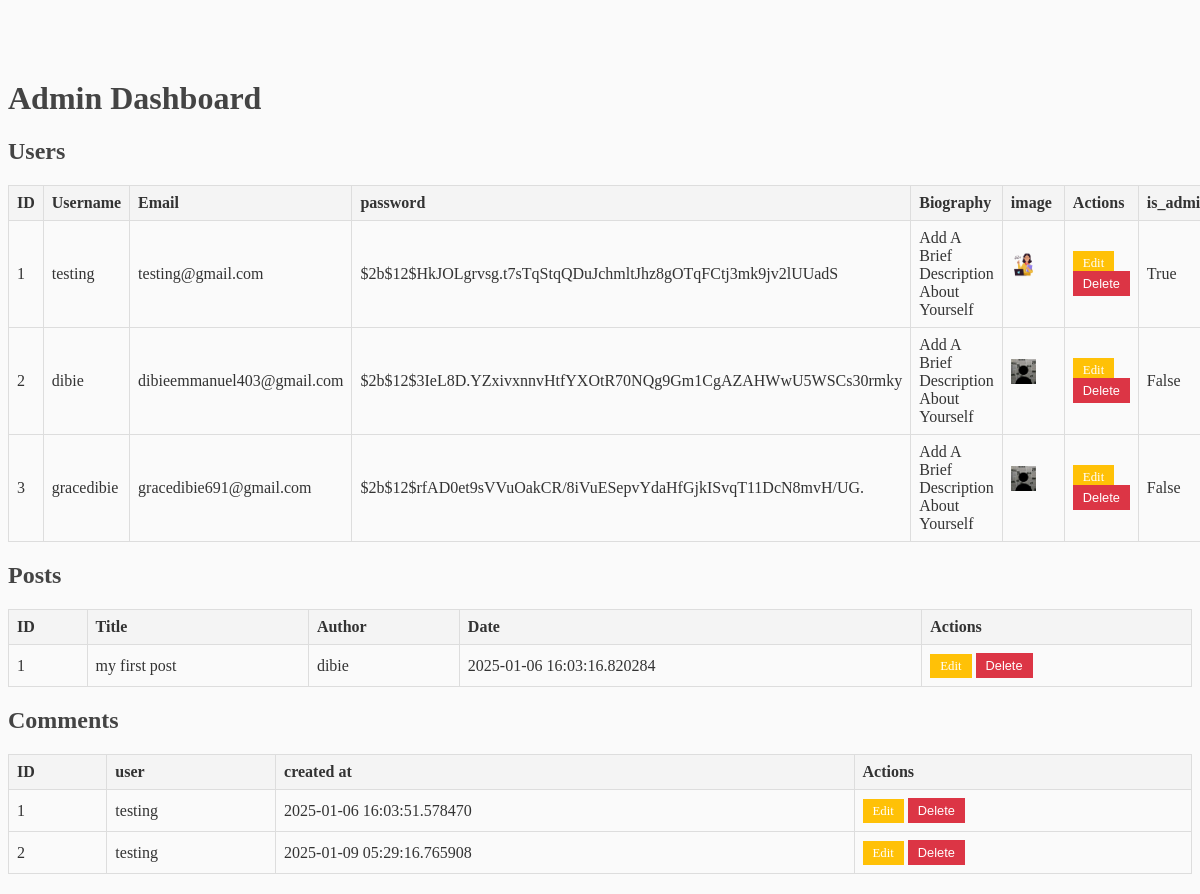
The app's page /admin (signed in), older data.
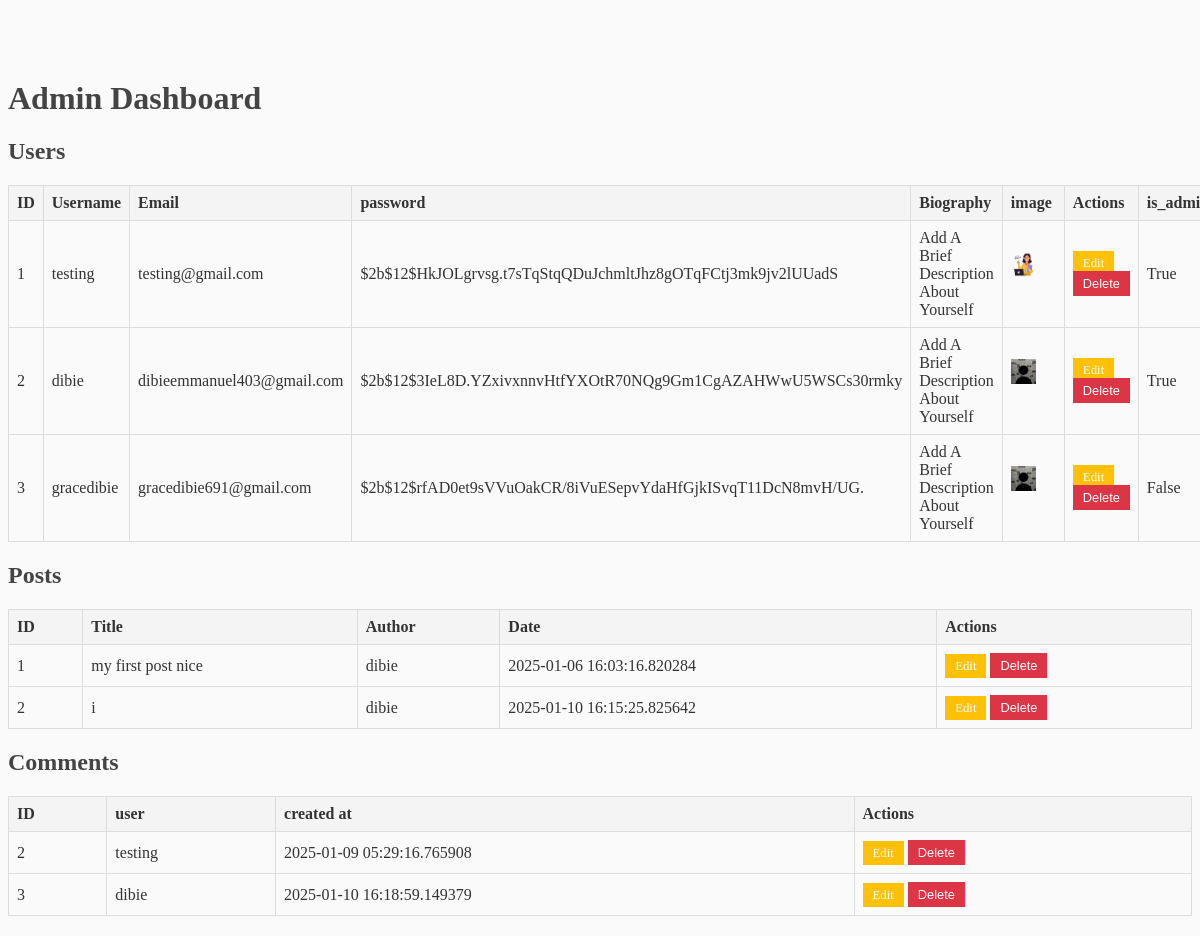
The same page, newer data.
### flaskblog/models.py (models this page shows, shortened)
class User(db.Model, UserMixin):
    id = db.Column(db.Integer, primary_key=True)
    username = db.Column(db.String(20), nullable=False, unique=True)
    email = db.Column(db.String(120), nullable=False, unique=True)
    image_file = db.Column(db.String(20), nullable=False, default='default.jpg')
    password = db.Column(db.String(60), nullable=False)
    posts = db.relationship('Post', backref='author', lazy=True)
    is_admin = db.Column(db.Boolean, nullable=False,default=False)
    Biography= db.Column(db.Text, nullable=False,default='Add A Brief Description About Yourself')

class Post(db.Model):
    id = db.Column(db.Integer, primary_key=True)
    title = db.Column(db.String(100), nullable=False)
    content = db.Column(db.Text, nullable=False)
    date = db.Column(db.DateTime, nullable=False, default=datetime.utcnow)
    user_id = db.Column(db.Integer, db.ForeignKey('user.id'), nullable=False)
    is_admin = db.Column(db.Boolean, nullable=False,default=False)

class Comment(db.Model):
    id = db.Column(db.Integer, primary_key=True)
    content = db.Column(db.String(500), nullable=False)
    user_id = db.Column(db.Integer, db.ForeignKey('user.id'), nullable=False)
    post_id = db.Column(db.Integer, db.ForeignKey('post.id'), nullable=False)
    created_at = db.Column(db.DateTime, default=datetime.utcnow)
    user = db.relationship('User', backref=db.backref('comments', lazy=True))
    post = db.relationship('Post', backref=db.backref('comments', lazy='dynamic'))

### flaskblog/routes.py (the view)
@app.route('/admin', methods=['GET', 'POST'])
@login_required
def admin_page():
    posts = Post.query.all()  # Fetch all posts
    users = User.query.all()  # Fetch all users
    comments=Comment.query.all()
    if current_user.email != 'dibieemmanuel403@gmail.com':  # Ensure the user is an admin
        flash("You are not authorized to access this page.", "danger")
        return redirect(url_for('home'))  # Redirect unauthorized users to home
    return render_template('admin.html', users=users, posts=posts,comments=comments)

### flaskblog/models.py (called while the page is built)
@login_manager.user_loader
def load_user(user_id):
    return User.query.get(int(user_id))

### flaskblog/templates/Admin.html (shortened to what this page needs)
<!DOCTYPE html>
<html lang="en">
<head>
    <link rel="stylesheet" href="{{ url_for('static', filename='main.css') }}">
</head>
<body>
    <div class="container">
        <h1 class="text-center text-primary">Admin Dashboard</h1>
        <h2 class="mt-5">Users</h2>
        <table class="table table-bordered">
            <thead>
                <tr>
                    <th>ID</th>
                    <th>Username</th>
                    <th>Email</th>
                    <th>password</th>
                    <th>Biography</th>
                    <th>image</th>
                    <th>Actions</th>
                    <th>is_admin</th>
                </tr>
            </thead>
            <tbody>
                {% for user in users %}
                <tr>
                    <td>{{ user.id }}</td>
                    <td>{{ user.username }}</td>
                    <td>{{ user.email }}</td>
                    <td>{{ user.password }}</td>
                    <td>{{ user.Biography }}</td>
                    <td><img class="rounded-circle border account-img2 border-primary"
                     src="{{ url_for('static', filename='profile_pics/' + user.image_file) }}"> </td>
                    <td>
                        <a href="{{ url_for('edit_user', user_id=user.id) }}" class="btn11 btn-warning btn-sm">Edit</a>
                        <form action="{{ url_for('delete_user', user_id=user.id) }}" method="POST" style="display:inline;">
                            <button type="submit" class="btn11 btn-danger btn-sm">Delete</button>
                        </form>
                    </td>
                    <td>{{ user.is_admin }}</td>
                </tr>
                {% endfor %}
            </tbody>
        </table>
        <h2 class="mt-5">Posts</h2>
        <table class="table table-bordered">
            <thead>
                <tr>
                    <th>ID</th>
                    <th>Title</th>
                    <th>Author</th>
                    <th>Date</th>
                    <th>Actions</th>
                </tr>
            </thead>
            <tbody>
                {% for post in posts %}
                <tr>
                    <td>{{ post.id }}</td>
                    <td>{{ post.title }}</td>
                    <td>{{ post.author.username }}</td>
                    <td>{{ post.date }}</td>
                    <td>
                        <a href="{{ url_for('edit_post', post_id=post.id) }}" class="btn11 btn-warning btn-sm">Edit</a>
                        <form action="{{ url_for('delete_post', post_id=post.id) }}" method="POST" style="display:inline;">
                            <button type="submit" class="btn11 btn-danger btn-sm">Delete</button>
                        </form>
                    </td>
                </tr>
                {% endfor %}
            </tbody>
        </table>
        <h2 class="mt-5">Comments</h2>
        <table class="table table-bordered">
            <thead>
                <tr>
                    <th>ID</th>
                    <th>user</th>
                    <th>created at</th>
                    <th>Actions</th>
                </tr>
            </thead>
            <tbody>
                {% for comment in comments %}
                <tr>
                    <td>{{ comment.id }}</td>
                    <td>{{ comment.user.username }}</td>
                    <td>{{ comment.created_at }}</td>
                    <td>
                        <a class="btn11 btn-warning btn-sm">Edit</a>
                        <form action="{{ url_for('delete_comment_admin', comment_id=comment.id) }}" method="POST" style="display:inline;">
                            <button type="submit" class="btn11 btn-danger btn-sm">Delete</button>
                        </form>
                    </td>
                </tr>
               {% endfor %}
            </tbody>
        </table>
    </div>
</body>
</html>

### flaskblog/static/main.css (style rules this page uses)
body { background: #fafafa; color: #333333; margin-top: 5rem; }
h1, h2, h3, h4, h5, h6 { color: #444444; }
.account-img2 { height: 25px; width: 25px; margin-right: 20px; margin-bottom: 16px; }
.table { width: 100%; margin-bottom: 20px; border-collapse: collapse; }
.table th, .table td { border: 1px solid #ddd; padding: 8px; text-align: left; }
.table th { background-color: #f4f4f4; }
.btn11 { text-decoration: none; padding: 5px 10px; color: #fff; border: none; cursor: pointer; }
.btn-warning { background-color: #ffc107; }
.btn-danger { background-color: #dc3545; }
.btn-sm { font-size: 0.8rem; }

Row changes from the older to the newer data that the page shows:
removed Comment: id "1", user.username "testing", created_at "2025-01-06 16:03:51.578470"
changed User "dibie": is_admin "False" → "True"
changed Post id 1: title "my first post" → "my first post nice"
added Post: id "2", title "i", author.username "dibie", date "2025-01-10 16:15:25.825642"
added Comment: id "3", user.username "dibie", created_at "2025-01-10 16:18:59.149379"
